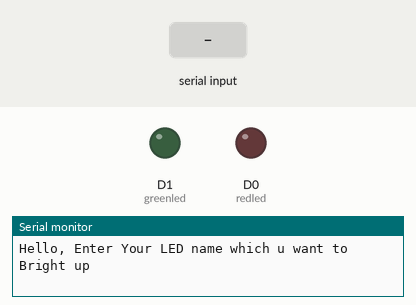
Recording of a sketch running on a simulated ESP8266 (NodeMCU). Parts: output pins drawn as LEDs (lit = HIGH), the last lines printed to the serial monitor. Inputs (shaded band) come from the test bench.

Above: at 1.2 s.
1.3 s: "RED" received over Serial
At 2.7 s:
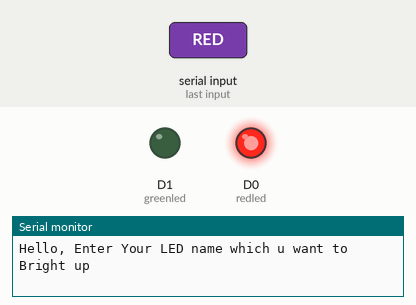
4.3 s: "1" received over Serial
At 5.35 s:
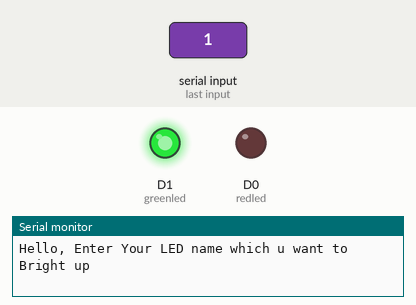
Timing chart, 0 to 7.3 s (numbered marks = the images above; inputs shaded):
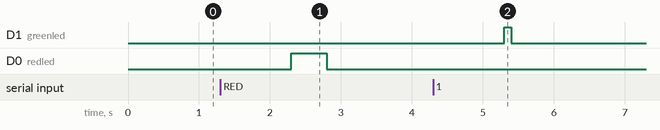

The sketch:

13String-Project.ino
```cpp
String msg = "Hello, Enter Your LED name which u want to Bright up ";
String name1;
int redled = D0;
int greenled = D1;

void setup() {
pinMode(redled,OUTPUT);
pinMode(greenled,OUTPUT);

Serial.begin(9600);

}

void loop() {

  Serial.println(msg);
  while(Serial.available()== 0) {
  }
  name1 = Serial.readString();

  if(name1 == "RED" || name1 == "red")
  {
    digitalWrite(redled,HIGH);
    delay(500);
     digitalWrite(redled,LOW);
    delay(500);
  }
  else
  {
     digitalWrite(greenled,HIGH);
    delay(100);
     digitalWrite(greenled,LOW);
    delay(100);
  }

}
```

Measured:
- after the input at 1.3 s, D0 (redled): LOW → HIGH after 1.0 s, → LOW 0.50 s later
- after the input at 4.3 s, D1 (greenled): LOW → HIGH after 1.0 s, → LOW 0.10 s later
